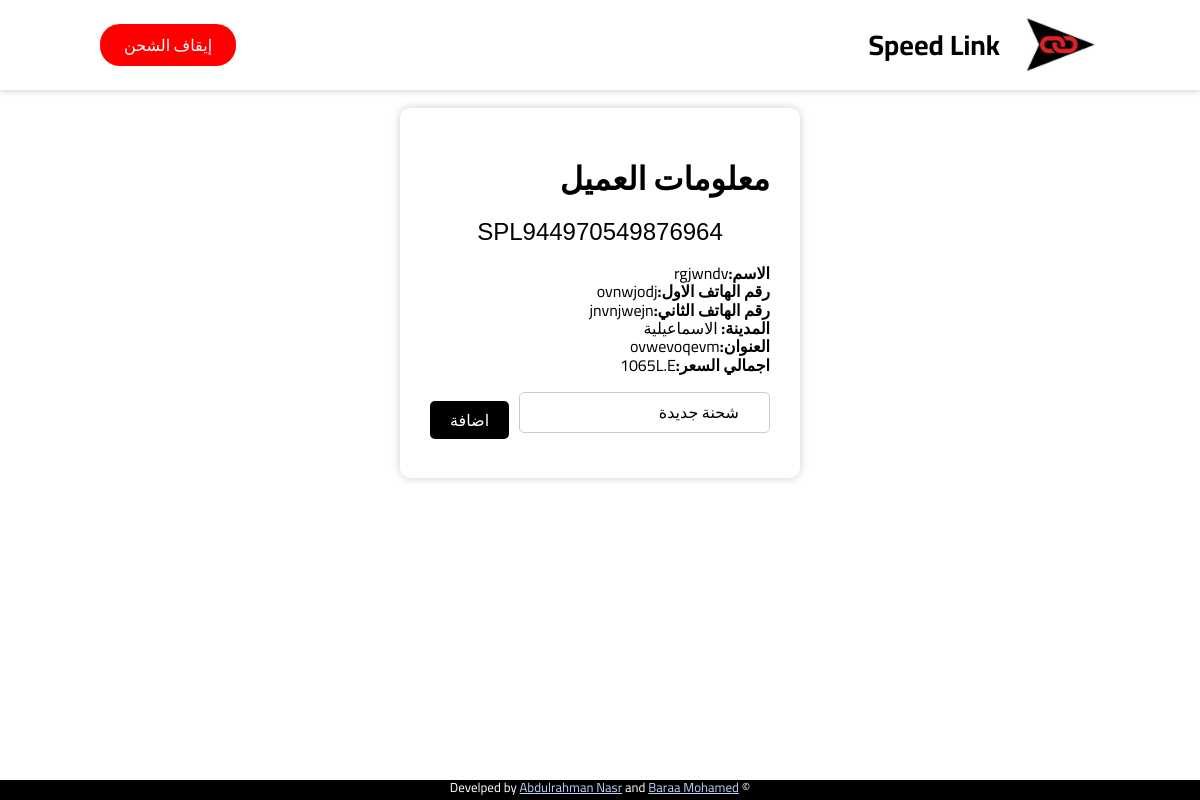
Screenshot of /track/SPL944970549876964 (signed in) with the database file from the repository.
### app.py (models this page shows)
class Shipment(db.Model):
    id = db.Column(db.Integer, primary_key=True)
    barcode = db.Column(db.String(18))
    shipper_username = db.Column(db.Integer)
    status = db.Column(db.String(50))
    delivery_id = db.Column(db.Integer)
    shipper_name = db.Column(db.String(100))
    shipper_phone_1 = db.Column(db.String(11))
    shipper_phone_2 = db.Column(db.String(11))
    shipper_address = db.Column(db.String(200))
    shipper_city = db.Column(db.String(100))
    shipper_wallet_code = db.Column(db.String(15))
    shipper_note = db.Column(db.Text)
    recipient_name = db.Column(db.String(100))
    recipient_phone_1 = db.Column(db.String(15))
    recipient_phone_2 = db.Column(db.String(15))
    recipient_address = db.Column(db.String(200))
    recipient_city = db.Column(db.String(100))
    recipient_note = db.Column(db.Text)
    pprice = db.Column(db.Integer)
    dprice = db.Column(db.Integer)
    tprice = db.Column(db.Integer)
    shipment_status = db.Column(db.String(100))
    date = db.Column(db.String(23))
    delivery_date = db.Column(db.String(23) )
    aws_code = db.Column(db.String(25))
    how = db.Column(db.String(25))
    isprint = db.Column(db.Integer)
    issend = db.Column(db.Integer)
    Collector = db.Column(db.Integer)

### app.py (the view)
@app.route('/track/<barcode>')
def track(barcode):
    info = Shipment.query.filter_by(barcode=barcode).first()
    Detail = ShippingDetail.query.filter_by(barcode=barcode).all()
    Detail = Detail[::-1]
    return render_template('product.html',info=info,D=Detail)

### templates/product.html (shortened to what this page needs)
<!DOCTYPE html>
<html lang="en">
<head>
    <link href="https://fonts.cdnfonts.com/css/barcode-font" rel="stylesheet">
    <link href="https://fonts.cdnfonts.com/css/barcode-font" rel="stylesheet">
    <link rel="stylesheet" href="{{ url_for('static',filename='css/style.css') }}" />
    <link rel="stylesheet" href="{{ url_for('static',filename='css/product.css') }}" />
    <link href="https://fonts.cdnfonts.com/css/barcode-font" rel="stylesheet">
    <link rel="stylesheet" href="https://cdnjs.cloudflare.com/ajax/libs/normalize/8.0.1/normalize.min.css"
    />
</head>
<body dir="rtl">
    <div class="container">
        <header class="header">
            <div class="logo">
                <img src="{{ url_for('static',filename='images/logo.jpg')}}" alt="Speed Link Logo" />
                <h1 class="name">Speed Link</h1>
            </div>
            <div class="header-content">
                {% if session.user_type == 'delivery' or session.user_type == 'admin' or session.user_type == 'shipper'%}
                <a href="/stopshipping/{{ info.id }}" class="cta-btn" style="background-color:red;">إيقاف الشحن</a> {% endif %}
            </div>
        </header>
        <br>
        <center>
            <div class="section">
                <h1>معلومات العميل</h1>
                <div class="barcode">
                    <p>{{ info.barcode }}</p>
                </div>
                <br>
                <p><strong>الاسم:</strong>{{ info.recipient_name }}</p>
                <p><strong>رقم الهاتف الاول:</strong>{{ info.recipient_phone_1 }}</p>
                <p><strong>رقم الهاتف الثاني:</strong>{{ info.recipient_phone_2 }}</p>
                <p><strong>المدينة:</strong>
                    {% if info.recipient_city == '1' %}
                    القاهرة
                {% elif info.recipient_city == '2' %}
                    البحيرة
                {% elif info.recipient_city == '3' %}
                    الاسكندرية
                {% elif info.recipient_city == '4' %}
                    الدلتا
                {% elif info.recipient_city == '5' %}
                    الاسماعيلية
                {% elif info.recipient_city == '6' %}
                    بورسعيد
                {% elif info.recipient_city == '7' %}
                    السويس
                {% elif info.recipient_city == '8' %}
                    الشرقية
                {% elif info.recipient_city == '9' %}
                    بنى سويف
                {% elif info.recipient_city == '10' %}
                    المنيا
                {% elif info.recipient_city == '11' %}
                    اسيوط
                {% elif info.recipient_city == '12' %}
                    سوهاج
                {% elif info.recipient_city == '13' %}
                    الساحل الشمالي
                {% elif info.recipient_city == '14' %}
                    مطروح
                {% elif info.recipient_city == '15' %}
                    قنا
                {% elif info.recipient_city == '16' %}
                    الاقصر
                {% elif info.recipient_city == '17' %}
                    اسوان
                {% elif info.recipient_city == '18' %}
                    شرم الشيخ
                {% elif info.recipient_city == '19' %}
                    الغردقة
                {% elif info.recipient_city == '20' %}
                    مدن البحر الاحمر
                {% elif info.recipient_city == '21' %}
                    الفيوم
                {% elif info.recipient_city == '22' %}
                    خارج التغطية
                {% elif info.recipient_city == '23' %}
                    موقوف
                {% elif info.recipient_city == '24' %}
                    ش
                {% elif info.recipient_city == '25' %}
                    منصورة
                {% elif info.recipient_city == '26' %}
                    قليوب
                {% else %}
                    City not found
                {% endif %}</p>
                <p><strong>العنوان:</strong>{{ info.recipient_address }}</p>
                <p><strong>اجمالي السعر:</strong>{{ info.tprice }}L.E</p>
                {% if session.user_type == 'delivery' or session.user_type == 'admin'%}
                <br>
                <form action="/changstates/{{ info.barcode }}" method="POST">
                    <div class="btn-container">
                        <select name="shipment_status">
                            <option value="شحنة جديدة">شحنة جديدة</option>
                         </select>
                        <button class="generate-btn">اضافة</button>
                    </div>
                </form>
                {% endif %}
            </div>
        </center>
        <center>
            <footer class="footer">
                <p>
                    &copy; Develped by
                    <a href="#">Abdulrahman Nasr</a> and
                    <a href="#">Baraa Mohamed</a>
                </p>
            </footer>
        </center>
    </div>
</body>
</html>

### static/css/style.css (style rules this page uses)
* { margin: 0; padding: 0; box-sizing: border-box; }
body { font-family: 'Cairo', sans-serif; background: rgb(189, 208, 251); }
.header { padding: 10px 80px; display: flex; align-items: center; justify-content: space-between; box-shadow: 0 2px 6px rgba(0, 0, 0, 0.15); }
.logo img { width: 80px; }
.header { background-color: #fff; }
.header-content, .logo { text-align: center; display: flex; align-items: center; justify-content: space-between; gap: 20px; margin: 0 20px; }
.name { font-size: 28px; font-weight: bold; }
.cta-btn { display: inline-block; padding: 12px 24px; background-color: #000000; color: #fff; text-decoration: none; border-radius: 20px; }
.footer { position: fixed; bottom: 0; width: 100%; height: 20px; background: #000; }
.footer a { color: #bdd0fb; }
.footer p { font-size: 13px; color: #fff; }

### static/css/product.css (style rules this page uses)
* { margin: 0; padding: 0; box-sizing: border-box; }
body { max-height: 100vh; }
.container, body { max-height: 100vh; }

### templates/product.html (style rules this page uses)
body { background-color: #fff; }
.section { background-color: #fff; box-shadow: 0px 0px 10px rgba(0, 0, 0, 0.2); border-radius: 10px; padding: 30px; text-align: right; max-width: 400px; }
.barcode { font-size: 50px; text-align: center; margin-top: 10px; font-family: 'barcodeFont', Arial, sans-serif; }
.barcode p { font-family: 'barcodeFont', Arial, sans-serif; font-size: 24px; }
select { width: 100%; padding: 10px; font-size: 16px; border: 1px solid #ccc; border-radius: 5px; margin-bottom: 15px; appearance: none; background: url('https://cdn.jsdelivr.net/npm/arrow-down-icon-v2@1.1.5/dist/arrow-down-icon-light.svg') no-repeat; background-size: 20px; background-position: calc(100% - 10px) center; padding-right: 30px; }
.btn-container { display: flex; justify-content: flex-end; align-items: center; gap: 10px; }
.generate-btn { background-color: #000000; color: #fff; border: none; border-radius: 5px; padding: 10px 20px; font-size: 16px; cursor: pointer; order: 2; }

### rows the page displays
Shipment: barcode "SPL944970549876964", recipient_name "rgjwndv", recipient_phone_1 "ovnwjodj", recipient_phone_2 "jnvnjwejn", recipient_address "ovwevoqevm", tprice "1065"
